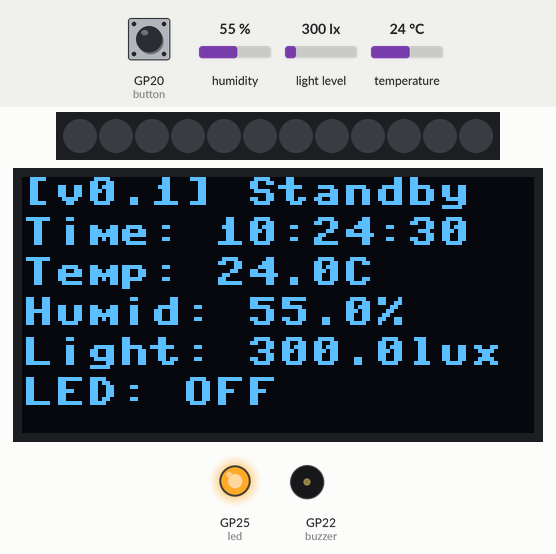
Bench run of a program on a simulated Raspberry Pi Pico running MicroPython. On the bench: 12 RGB LEDs in strip order, left to right, 128×64 one-colour display, output pins drawn as LEDs (lit = HIGH), buzzer (waves = sounding). The inputs (shaded band) are chosen by the test bench; at power-on: GP20 (button) HIGH, humidity 55 %, light level 300 lx, temperature 24 °C. The clock reads 2024-03-15 10:24:30 at power-on unless the program sets it; files the program writes start out absent; library files of the repository ran but are not shown: ds3231_port.py, bh1750.py, ssd1306.py; what the program prints to the serial console is not drawn.

Above: at 1.7 s.
1.8 s: GP20 (button) pulled LOW for 0.65 s
At 5.1 s:
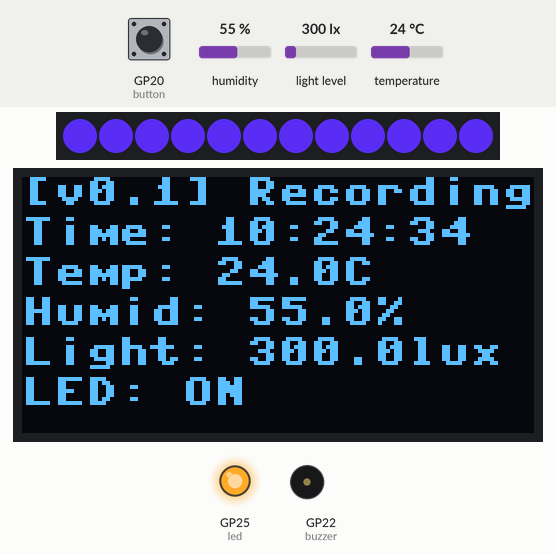
7.3 s: GP20 (button) pulled LOW for 1 s
At 8.5 s:
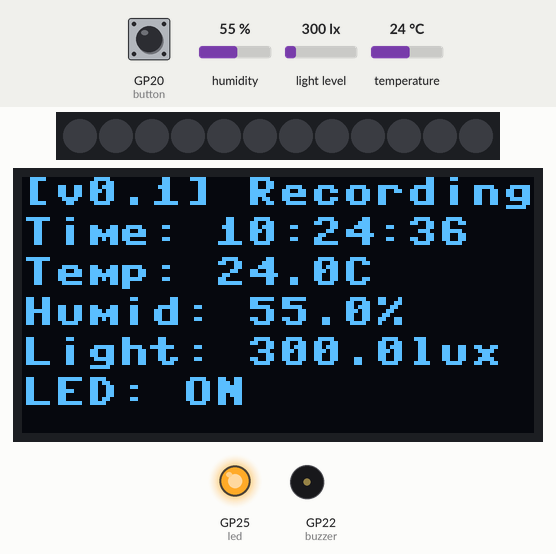
10.1 s: humidity set to 22 %
At 15.5 s:
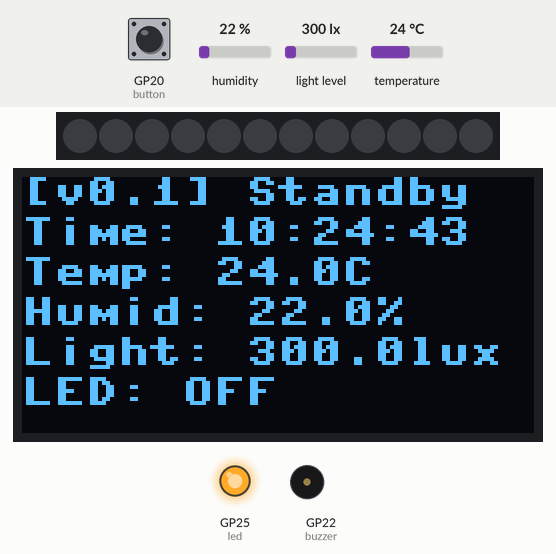
20.1 s: light level set to 40 lx
At 25.4 s:
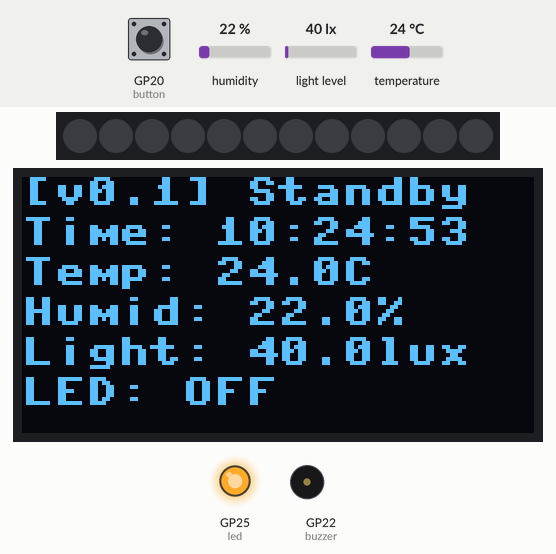
30.8 s: humidity set to 40 %
At 34.1 s:
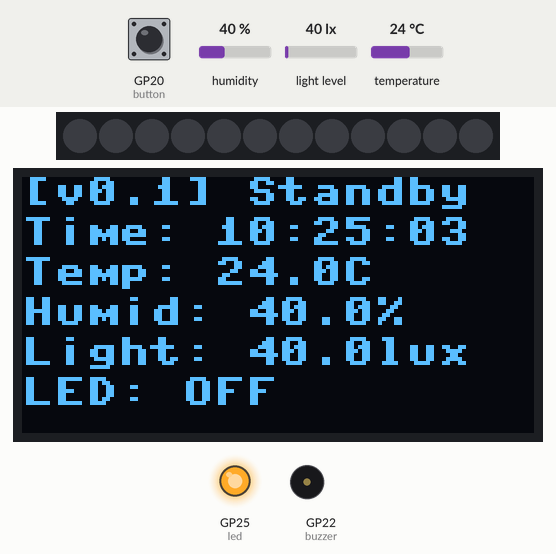
Timing chart, 0 to 35.6 s (numbered marks = the images above; inputs shaded):
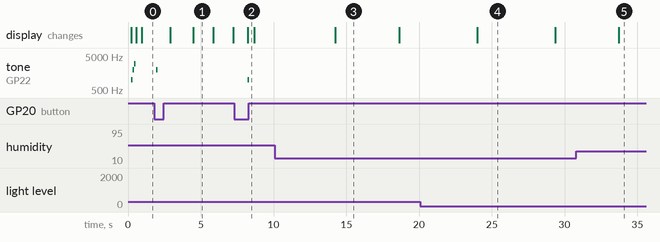

The program:

main_v0_2.py
```python
import time, machine
from ds3231_port import DS3231
from machine import I2C, Pin, PWM
import ahtx0
from bh1750 import BH1750
import neopixel
import ssd1306  # OLED 디스플레이 라이브러리 추가

#--------- 핀 설정 및 센서 초기화 ---------#

# 내장 LED 설정
led = Pin('LED', Pin.OUT)

# 버튼 설정 (눌렀을 때 0, 평소에는 1을 반환하는 PULL_UP 방식)
button = Pin(20, Pin.IN, Pin.PULL_UP)

# 부저 설정
buzzer = PWM(Pin(22))

# NeoPixel LED 설정 (핀 21, 12개의 LED)
np0 = neopixel.NeoPixel(Pin(21), 12)

# I2C 버스 0번 설정 (RTC, 조도 센서, OLED용)
i2c0 = machine.I2C(0, scl=machine.Pin(5), sda=machine.Pin(4), freq=400000)
# 시간 모듈(RTC) 초기화
rtc = DS3231(i2c0)
# 조도 센서 초기화
bh1750 = BH1750(0x23, i2c0)

# OLED 디스플레이 설정 (128x64 해상도)
oled_width = 128
oled_height = 64
oled = ssd1306.SSD1306_I2C(oled_width, oled_height, i2c0)

# 온습도 센서 통신 설정
i2c1 = I2C(1, scl=Pin(15), sda=Pin(14), freq=400_000)
# 온습도 센서 초기화
sensor = ahtx0.AHT20(i2c1)

# 기록 간격 설정 (30분 = 1800초)
recording_interval = 1
last_record_time = 0
data_file = None

# LED 조명 켜기/끄기 시간 설정 (24시간 형식)
# 이 값을 직접 수정하여 LED 켜기/끄기 시간을 변경할 수 있습니다
light_on_hour = 6    # LED 켜는 시간 (시)
light_on_minute = 0   # LED 켜는 시간 (분)
light_off_hour = 19    # LED 끄는 시간 (시)
light_off_minute = 0  # LED 끄는 시간 (분)

# LED 색상 설정
LED_COLOR = (80, 40, 220)  # 성장기에 좋은 색으로 설정 (보라색)
LED_STANDBY_COLOR = (255, 0, 0)  # 대기 상태일 때 색상 (빨간색)

#--------- 기능 함수 정의 ---------#

# 네오픽셀 켜기 (전체)
def np_on():
    for i in range(0, np0.n):
        np0[i] = LED_COLOR  # 성장기에 좋은 색으로 설정 (보라색)
    np0.write()  # LED에 변경사항 적용

# 네오픽셀 끄기 (대기 모드: 첫 번째만 빨간색)
def np_standby():
    for i in range(0, np0.n):
        if i == 0:  # 첫 번째 LED만 빨간색으로 설정
            np0[i] = LED_STANDBY_COLOR
        else:
            np0[i] = (0, 0, 0)  # 나머지 LED는 끄기
    np0.write()  # LED에 변경사항 적용

# 네오픽셀 완전히 끄기
def np_off():
    for i in range(0, np0.n):
        np0[i] = (0, 0, 0)  # LED 끄기 (검은색)
    np0.write()  # LED에 변경사항 적용

# OLED 디스플레이 업데이트 함수
def update_oled_display(recording_active, temperature, humidity, light, now):
    oled.fill(0)  # 화면 지우기

    # 첫 번째 줄: 버전 정보와 상태
    if recording_active:
        oled.text("[v0.1] Recording", 0, 0)
    else:
        oled.text("[v0.1] Standby", 0, 0)

    # 두 번째 줄: 현재 시간
    oled.text("Time: {:02d}:{:02d}:{:02d}".format(now[3], now[4], now[5]), 0, 10)

    # 세 번째 줄: 온도
    oled.text("Temp: {:.1f}C".format(temperature), 0, 20)

    # 네 번째 줄: 습도
    oled.text("Humid: {:.1f}%".format(humidity), 0, 30)

    # 다섯 번째 줄: 조도
    oled.text("Light: {:.1f}lux".format(light), 0, 40)

    # 여섯 번째 줄: LED 상태
    if recording_active:
        if is_light_on_time():
            oled.text("LED: ON", 0, 50)
        else:
            oled.text("LED: STANDBY", 0, 50)
    else:
        oled.text("LED: OFF", 0, 50)

    oled.show()  # 화면에 표시

# 현재 시간이 LED를 켜야 할 시간인지 확인 (하루를 넘어가는 경우도 처리)
def is_light_on_time():
    now = rtc.get_time()  # 현재 시간 가져오기
    current_hour = now[3]  # 현재 시간 (시)
    current_minute = now[4]  # 현재 시간 (분)

    # 현재 시간을 분 단위로 변환 (예: 8시 30분 -> 510분)
    current_time_in_minutes = current_hour * 60 + current_minute

    # 켜는 시간과 끄는 시간을 분 단위로 변환
    on_time_in_minutes = light_on_hour * 60 + light_on_minute
    off_time_in_minutes = light_off_hour * 60 + light_off_minute

    # 하루를 넘어가는 경우 (켜는 시간이 끄는 시간보다 크거나 같은 경우)
    # 예: 켜는 시간 19:00, 끄는 시간 06:00인 경우
    if on_time_in_minutes >= off_time_in_minutes:
        # 현재 시간이 켜는 시간 이후이거나 끄는 시간 이전이면 켜짐
        return current_time_in_minutes >= on_time_in_minutes or current_time_in_minutes < off_time_in_minutes
    else:
        # 일반적인 경우 (같은 날에 켜고 끄는 경우)
        return on_time_in_minutes <= current_time_in_minutes < off_time_in_minutes

# 현재 시간 디버깅 출력 함수
def print_current_time():
    now = rtc.get_time()  # 현재 시간 가져오기
    print("현재 시간: {:04d}/{:02d}/{:02d} {:02d}:{:02d}:{:02d}".format(
        now[0], now[1], now[2], now[3], now[4], now[5]))

    # 켜는/끄는 시간 분단위로 변환
    current_hour = now[3]  # 현재 시간 (시)
    current_minute = now[4]  # 현재 시간 (분)
    current_time_in_minutes = current_hour * 60 + current_minute
    on_time_in_minutes = light_on_hour * 60 + light_on_minute
    off_time_in_minutes = light_off_hour * 60 + light_off_minute

    print("현재 시간(분): {}, 켜는 시간(분): {}, 끄는 시간(분): {}".format(
        current_time_in_minutes, on_time_in_minutes, off_time_in_minutes))

    # 하루를 넘어가는 경우 표시
    if on_time_in_minutes >= off_time_in_minutes:
        print("하루를 넘어가는 설정입니다 (밤->아침)")
    else:
        print("같은 날 내에서 설정되었습니다")

    print("LED 켜야 하나요? {}".format(is_light_on_time()))

# 버튼 눌렀을 때 짧은 부저음
def button_buzzer(freq):
    buzzer.duty_u16(30000)  # 부저 켜기 (소리 크기 설정)
    buzzer.freq(freq)       # 주파수 설정 (높은 값 = 높은 소리)
    time.sleep(0.1)         # 0.1초 동안 소리내기
    buzzer.duty_u16(0)      # 부저 끄기

# 프로그램 시작 시 멜로디 부저음
def start_buzzer():
    # 점점 높아지는 3단계 소리
    buzzer.freq(1000)
    buzzer.duty_u16(30000)
    time.sleep(0.1)

    buzzer.freq(2000)
    buzzer.duty_u16(30000)
    time.sleep(0.1)

    buzzer.freq(3000)
    buzzer.duty_u16(30000)
    time.sleep(0.1)

    buzzer.duty_u16(0)  # 부저 끄기

# 데이터 기록 함수
def record_data():
    global data_file, last_record_time

    # 현재 시간 가져오기
    now = rtc.get_time()
    current_time = time.time()

    # 센서에서 데이터 읽기
    humidity = sensor.relative_humidity
    temperature = sensor.temperature
    light = bh1750.measurement

    # 측정값 출력
    print("Time: {:04d}/{:02d}/{:02d} {:02d}:{:02d}:{:02d}".format(
        now[0], now[1], now[2], now[3], now[4], now[5]))
    print("Humidity: {:.2f}%".format(humidity))
    print("Temperature: {:.2f}C".format(temperature))
    print("Light: {:.2f} lux".format(light))

    # OLED 디스플레이 업데이트 (매번 호출)
    update_oled_display(recording_active, temperature, humidity, light, now)

    # 파일이 없으면 열기
    if data_file is None:
        try:
            data_file = open('data.csv', 'a')
            # 빈 파일인지 확인하고 필요하면 헤더 추가
            if data_file.seek(0, 2) == 0:  # 파일 끝이 0이면 빈 파일
                data_file.write("Time, Temperature, Humidity, Light\n")
        except:
            print("파일을 열 수 없습니다.")
            return

    # 정해진 간격마다 데이터 기록
    if current_time - last_record_time >= recording_interval:
        try:
            # 파일에 데이터 기록
            data_file.write("{:04d}/{:02d}/{:02d} {:02d}:{:02d}:{:02d}, {:.2f}, {:.2f}, {:.2f}\n".format(
                now[0], now[1], now[2], now[3], now[4], now[5],
                temperature, humidity, light))

            # 버퍼에 있는 데이터를 즉시 디스크에 기록
            data_file.flush()

            # 파일을 닫았다가 다시 열어 데이터 안전성 확보
            data_file.close()
            data_file = open('data.csv', 'a')

            last_record_time = current_time
            print("데이터 기록 완료!")
        except Exception as e:
            print("데이터 기록 중 오류 발생:", e)

# 대기 모드에서 OLED 표시 함수
def show_standby_display():
    now = rtc.get_time()

    # 센서 데이터 읽기 (대기 모드에서도 현재 상태 표시)
    try:
        humidity = sensor.relative_humidity
        temperature = sensor.temperature
        light = bh1750.measurement

        # OLED에 대기 상태 표시
        update_oled_display(False, temperature, humidity, light, now)

    except Exception as e:
        # 센서 읽기 실패 시 기본 정보만 표시
        oled.fill(0)
        oled.text("[v0.1] Standby", 0, 0)
        oled.text("Time: {:02d}:{:02d}:{:02d}".format(now[3], now[4], now[5]), 0, 10)
        oled.text("Sensor Error", 0, 20)
        oled.text("Press button", 0, 30)
        oled.text("to start", 0, 40)
        oled.show()

#--------- 메인 프로그램 ---------#

# 상태 변수 초기화
recording_active = False  # 기록 활성화 상태
button_pressed = False    # 버튼 상태 추적
last_light_check = 0      # 마지막으로 조명 상태를 확인한 시간
light_status = False      # LED 상태 추적 (True: 켜짐, False: 꺼짐 또는 대기)
last_display_update = 0   # 마지막 디스플레이 업데이트 시간

# 시작 시 설정
np_off()                  # 네오픽셀 끄기
led.on()                  # 내장 LED 켜기 (프로그램 실행 중 표시)
start_buzzer()            # 시작 멜로디 재생

# OLED 초기 화면 표시
oled.fill(0)
oled.text("[v0.1] Starting", 0, 0)
oled.text("System ready", 0, 20)
oled.text("Press button", 0, 30)
oled.text("to start recording", 0, 40)
oled.show()

# 안내 메시지 출력
print("프로그램이 시작되었습니다.")
print("온습도,조도를 측정합니다.")
print("버튼을 누르면 기록과 네오픽셀이 시작/중지됩니다.")
print("현재 LED 켜는 시간: {:02d}시 {:02d}분, 끄는 시간: {:02d}시 {:02d}분".format(
    light_on_hour, light_on_minute, light_off_hour, light_off_minute))

# 시작할 때 현재 시간과 LED 상태 확인
print_current_time()

try:
    # 메인 루프
    while True:
        # 1. 버튼 상태 확인 및 처리
        if button.value() == 0 and not button_pressed:  # 버튼이 새로 눌렸을 때
            button_pressed = True  # 버튼 상태 기록

            # 기록 상태 전환 (켜기 <-> 끄기)
            recording_active = not recording_active

            if recording_active:
                print("기록이 시작되었습니다.")
                # LED 상태를 시간에 따라 즉시 설정 (현재 시간 바로 확인)
                print_current_time()  # 디버깅을 위해 현재 시간 출력
                current_time = time.time()
                last_light_check = current_time - 10  # 강제로 LED 상태 업데이트 발생시키기

                button_buzzer(2000)   # 시작 부저음 (높은 음)

                # 파일 열기
                if data_file is None:
                    data_file = open('data.csv', 'a')
                    # 빈 파일이면 헤더 추가
                    if data_file.seek(0, 2) == 0:
                        data_file.write("Time, Temperature, Humidity, Light\n")

                # 시작하자마자 첫 기록 수행
                last_record_time = time.time() - recording_interval  # 즉시 기록되도록 설정
            else:
                print("기록과 네오픽셀이 중지되었습니다.")
                np_off()              # 네오픽셀 끄기
                button_buzzer(1000)   # 중지 부저음 (낮은 음)

                # 파일 안전하게 닫기
                if data_file is not None:
                    data_file.flush()
                    data_file.close()
                    data_file = None

            # 버튼이 떼어질 때까지 대기 (중복 인식 방지)
            while button.value() == 0:
                time.sleep(0.1)

        elif button.value() == 1 and button_pressed:  # 버튼이 떼어졌을 때
            button_pressed = False  # 버튼 상태 초기화
            time.sleep(0.2)         # 디바운스 (버튼 신호 안정화)

        # 2. 기록이 활성화된 경우 데이터 측정 및 저장, LED 상태 업데이트
        if recording_active:
            # 데이터 기록 (OLED 업데이트 포함)
            record_data()

            # 1초마다 시간에 따라 LED 상태 업데이트 (더 빠른 응답성)
            current_time = time.time()
            if current_time - last_light_check >= 1:  # 5초에서 1초로 변경
                if is_light_on_time():
                    # LED 켜는 시간 - LED 끄는 시간 사이면 모든 LED 켜기
                    np_on()
                    # 상태가 변경되었을 때만 메시지 출력
                    if not light_status:
                        print("네오픽셀이 켜졌습니다 (LED 켜는 시간대: {:02d}:{:02d}-{:02d}:{:02d})".format(
                            light_on_hour, light_on_minute, light_off_hour, light_off_minute))
                        print_current_time()  # 디버깅을 위해 현재 시간 출력
                        light_status = True
                else:
                    # 그 외 시간은 대기 모드 (첫 LED만 빨간색)
                    np_standby()
                    # 상태가 변경되었을 때만 메시지 출력
                    if light_status:
                        print("네오픽셀이 대기 모드입니다 (LED 끄는 시간대: {:02d}:{:02d}-{:02d}:{:02d})".format(
                            light_off_hour, light_off_minute, light_on_hour, light_on_minute))
                        print_current_time()  # 디버깅을 위해 현재 시간 출력
                        light_status = False
                last_light_check = current_time
        else:
            # 3. 대기 모드에서도 주기적으로 OLED 디스플레이 업데이트
            current_time = time.time()
            if current_time - last_display_update >= 5:  # 5초마다 디스플레이 업데이트
                show_standby_display()
                last_display_update = current_time

        time.sleep(1)  # 1초 대기

except KeyboardInterrupt:  # Ctrl+C로 프로그램 중단 시
    pass
finally:  # 프로그램 종료 시 항상 실행
    print("프로그램을 종료합니다.")

    # 종료 메시지를 OLED에 표시
    oled.fill(0)
    oled.text("Shutting down...", 0, 20)
    oled.text("Goodbye!", 0, 30)
    oled.show()
    time.sleep(2)

    np_off()               # 네오픽셀 끄기
    oled.fill(0)           # OLED 화면 끄기
    oled.show()
    button_buzzer(500)     # 프로그램 종료 부저음 (매우 낮은 음)

    # 파일 안전하게 닫기
    if data_file is not None:
        data_file.flush()
        data_file.close()
```

Measured:
- after the input at 1.8 s, tone on GP22 (buzzer): silent → 2000 Hz after 0.13 s, → silent 0.10 s later; the display: first changes after 1.1 s (image 1 shows a later state)
- after the input at 7.3 s, tone on GP22 (buzzer): silent → 1000 Hz after 0.92 s, → silent 0.10 s later
- what the display in image 1 shows lasts 1.4 s, from 4.5 s to 5.9 s
